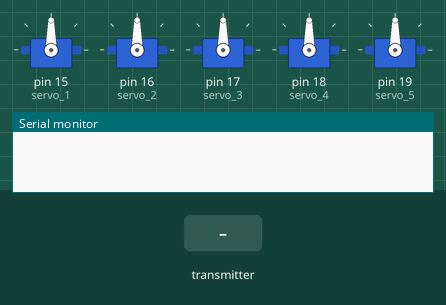
Simulated run of this sketch. Board: Arduino Uno, built with avr-gcc and run on an emulated ATmega328P. Parts: 5 × servo, the last lines printed to the serial monitor. The inputs (shaded band) are chosen by the test bench. No radio packets arrive unless stated.

Above: at 1.2 s.
1.3 s: the transmitter starts sending flex.0 = 0
At 1.7 s:
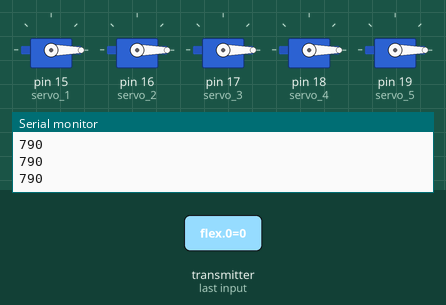
2.8 s: the transmitter starts sending flex.1 = 256
At 4.0 s:
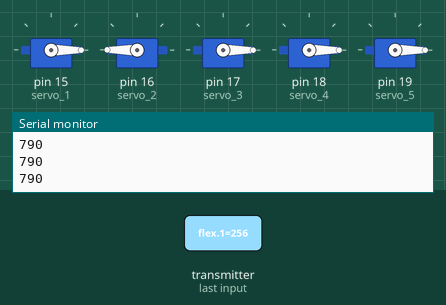
4.3 s: the transmitter starts sending flex.2 = 256
At 5.2 s:
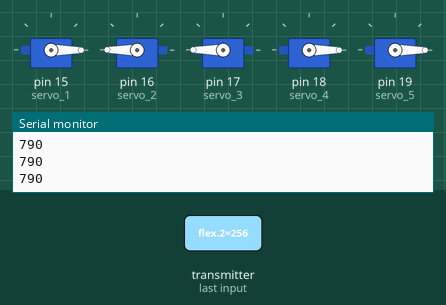
5.8 s: the transmitter starts sending flex.3 = 256
At 6.3 s:
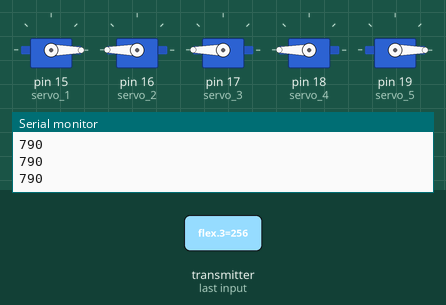
7.3 s: the transmitter starts sending flex.4 = 256
At 8.5 s:
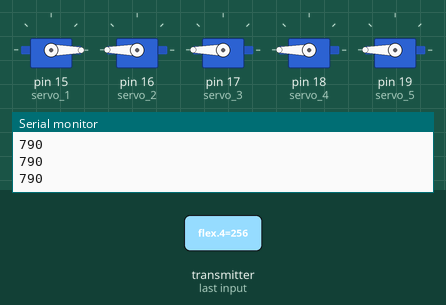
8.8 s: the transmitter starts sending flex.0 = 256
At 9.8 s:
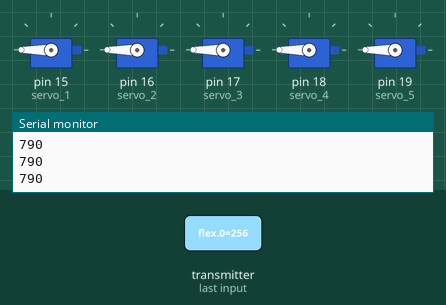
Timing chart, 0 to 11.3 s (numbered marks = the images above; inputs shaded):
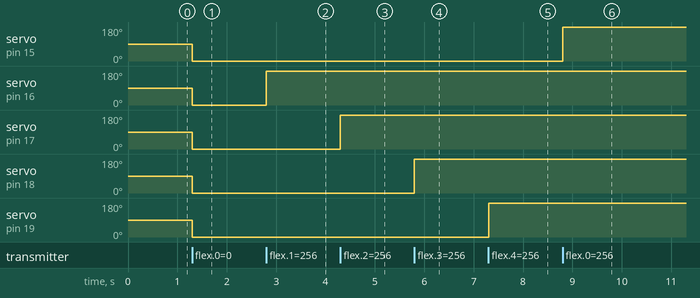

Measured:
- after the input at 1.3 s, servo on pin 15 (servo_1), servo on pin 16 (servo_2), servo on pin 17 (servo_3), servo on pin 18 (servo_4), servo on pin 19 (servo_5): 90° → 0° at once
- after the input at 2.8 s, servo on pin 16 (servo_2): 0° → 180° at once
- after the input at 4.3 s, servo on pin 17 (servo_3): 0° → 180° at once
- after the input at 5.8 s, servo on pin 18 (servo_4): 0° → 180° at once
- after the input at 7.3 s, servo on pin 19 (servo_5): 0° → 180° at once
- after the input at 8.8 s, servo on pin 15 (servo_1): 0° → 180° at once

The sketch:

robotichand_receiver.ino
```cpp
#include <SPI.h>                // 3 библиотеки для беспроводного модуля nrf24
#include "nRF24L01.h"
#include "RF24.h"
#include <Servo.h>              // библиотека для сервомотора

Servo servo_1; // инициализация переменных для 5 сервомоторов
Servo servo_2;
Servo servo_3;
Servo servo_4;
Servo servo_5;

int flex[5];  // массив с 5ю элементами, полученных с перчатки: каждый элемент массива соответстует каждому пальцу. Нужен для того, чтобы передавать данные с перчатки на протез

RF24 radio(9, 10);   // СЕ и CSN пины модуля nrf24 подключены на D9 и D10 пины на ардуино
const byte address[6] = "00001";        // адрес по которому передаются данные с перчатки на протез, может быть любым пятизначным числом или буквенным выражением

void setup() {
  servo_1.attach(15); // пины куда подключены сервомоторы. число 15 означает, что первый сервомотор подключен к пину A1, 16 - A2, 17 - A3, 18 - A4, 19 - A5
  servo_2.attach(16);
  servo_3.attach(17);
  servo_4.attach(18);
  servo_5.attach(19);

  Serial.begin(9600); // для того, чтобы отслеживать поступают ли данные на Ардуино. Можно посмотреть нажав на Tools - Serial Monitor.
  radio.begin();      // включить nrf24 модуль
  radio.openReadingPipe(1, address);  //считывать данные по 1му каналу по адресу 00001 (выше указали). Получает данные с перчатки нашей
  radio.setPALevel(RF24_PA_MIN); //просто скорость передачи даннных
  radio.setChannel(0x60); // установить канал (0х60), который оказался без помех от остальных радиоустройств, можете не менять
  radio.startListening(); // всегда находиться в режиме прослушивания канала (считывания данных)
}
void loop() {
  if (radio.available()) {
    bool done = false;
    while (!done){// если данные благополучно пришли на nrf24 модуль
    done = radio.read(flex, sizeof(flex));
                                                   // считывать один за одним элементы в массиве flex - то есть данные с каждого флекса сенсора на перчатке
    servo_1.write(flex[0]);                       // первый сервомотор соответствует первому флексенсору (посмотрите по пинам какой это палец, хотя если все пять будут работать, то уже будет не важно)
    servo_2.write(flex[1]);                       // второй сервомотор ко второму флекс сенсору, и так далее.
    servo_3.write(flex[2]);
    servo_4.write(flex[3]);
    servo_5.write(flex[4]);
    Serial.println(flex[5]);                      // для проверки сигнала (численных значений), данные будут записываться, их можно посмотреть через Tools - Serial Monitor.
  }
}
}
```
